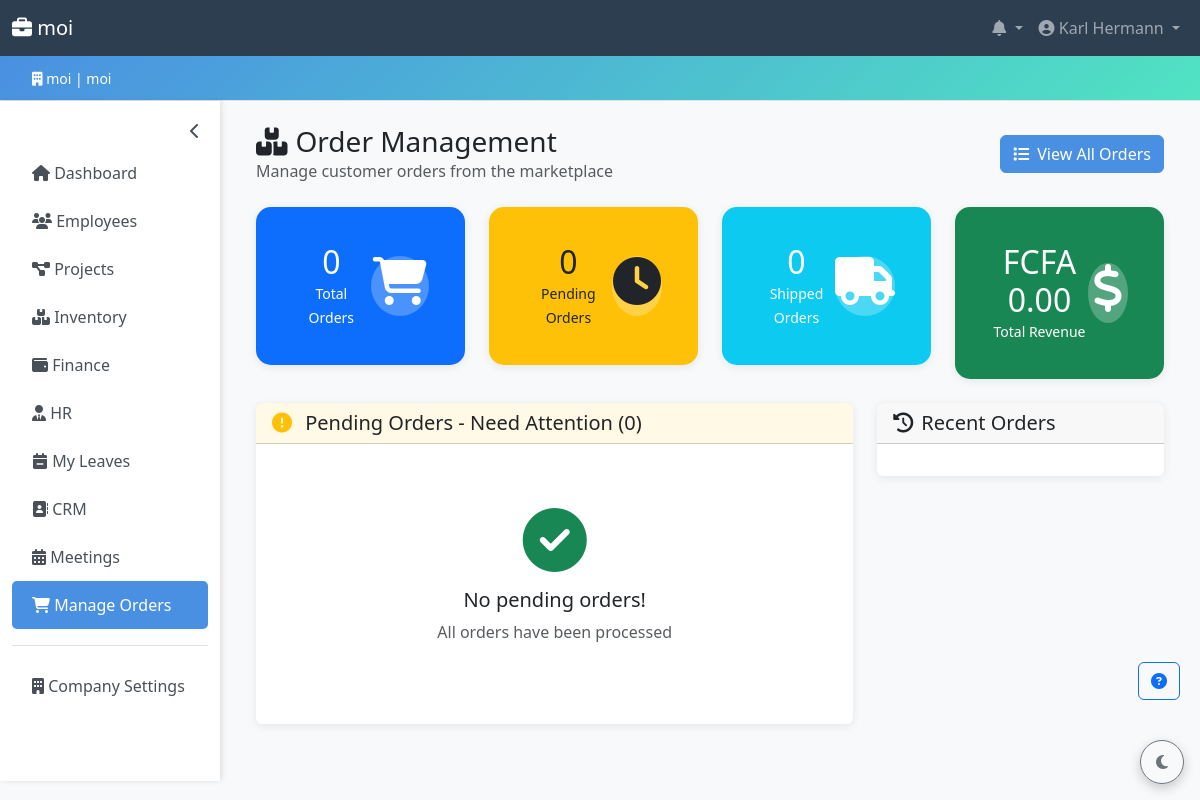
The page /marketplace/admin/orders/ (signed in) on the database as committed earlier.
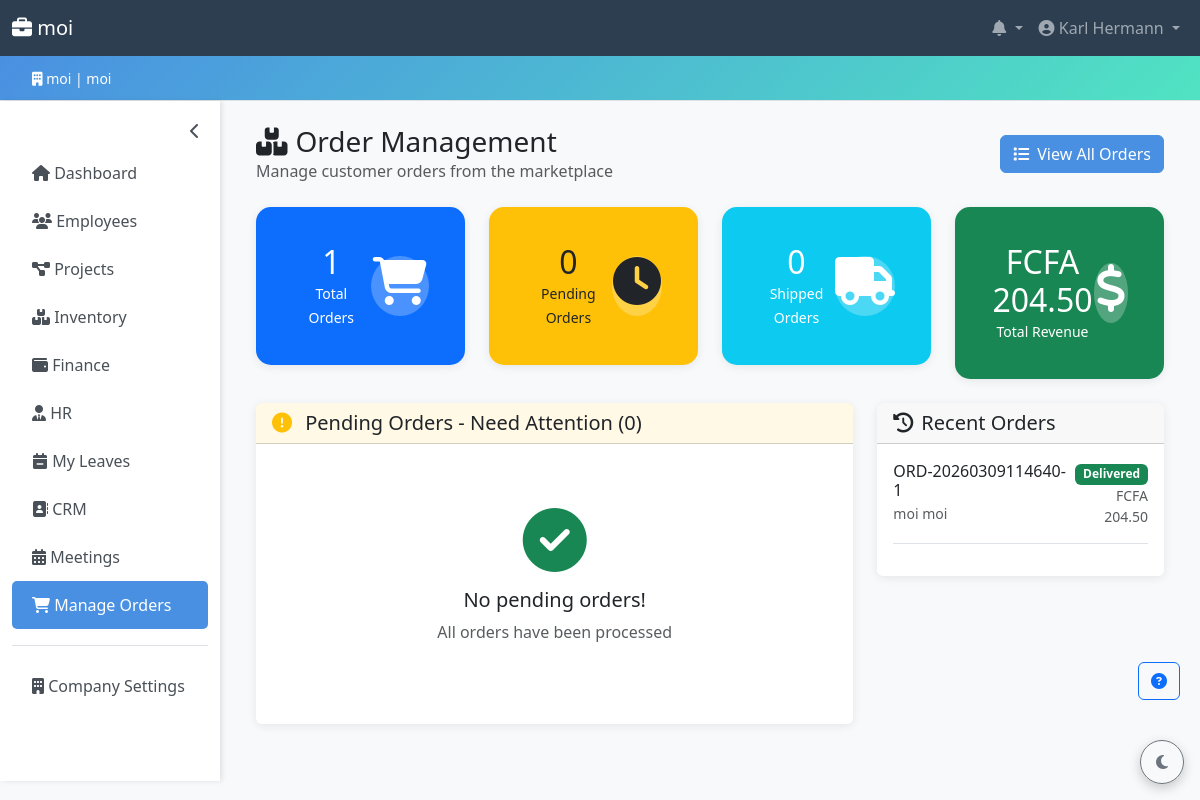
The same page on the database as committed later.
### marketplace/models.py (models this page shows, shortened)
class Order(models.Model):
    STATUS_CHOICES = [
        ('pending', 'Pending'),
        ('confirmed', 'Confirmed'),
        ('processing', 'Processing'),
        ('shipped', 'Shipped'),
        ('delivered', 'Delivered'),
        ('cancelled', 'Cancelled'),
    ]
    PAYMENT_STATUS_CHOICES = [
        ('pending', 'Pending'),
        ('paid', 'Paid'),
        ('refunded', 'Refunded'),
        ('failed', 'Failed'),
    ]
    FINANCE_SYNC_STATUS_CHOICES = [
        ('pending', 'Pending'),
        ('posted', 'Posted'),
        ('reversed', 'Reversed'),
        ('failed', 'Failed'),
    ]
    order_number = models.CharField(max_length=50, unique=True)
    client = models.ForeignKey(Client, on_delete=models.CASCADE, related_name='orders')
    company = models.ForeignKey(Company, on_delete=models.CASCADE, related_name='marketplace_orders')
    status = models.CharField(max_length=20, choices=STATUS_CHOICES, default='pending')
    payment_status = models.CharField(max_length=20, choices=PAYMENT_STATUS_CHOICES, default='pending')
    finance_sync_status = models.CharField(
        max_length=20,
        choices=FINANCE_SYNC_STATUS_CHOICES,
        default='pending',
    )
    finance_journal_entry = models.ForeignKey(
        'finance.JournalEntry',
        on_delete=models.SET_NULL,
        null=True,
        blank=True,
        related_name='marketplace_orders',
    )
    finance_reversal_journal_entry = models.ForeignKey(
        'finance.JournalEntry',
        on_delete=models.SET_NULL,
        null=True,
        blank=True,
        related_name='marketplace_reversals',
    )
    finance_synced_at = models.DateTimeField(null=True, blank=True)
    finance_reversed_at = models.DateTimeField(null=True, blank=True)
    finance_sync_error = models.TextField(blank=True)
    subtotal = models.DecimalField(max_digits=10, decimal_places=2)
    tax = models.DecimalField(max_digits=10, decimal_places=2, default=0)
    shipping = models.DecimalField(max_digits=10, decimal_places=2, default=0)
    total = models.DecimalField(max_digits=10, decimal_places=2)
    shipping_address = models.TextField()
    shipping_city = models.CharField(max_length=100)
    shipping_country = models.CharField(max_length=100)
    shipping_phone = models.CharField(max_length=20)
    created_at = models.DateTimeField(auto_now_add=True)
    updated_at = models.DateTimeField(auto_now=True)
    confirmed_at = models.DateTimeField(null=True, blank=True)
    shipped_at = models.DateTimeField(null=True, blank=True)
    delivered_at = models.DateTimeField(null=True, blank=True)
    notes = models.TextField(blank=True)
    class Meta:
        ordering = ['-created_at']

class Client(models.Model):
    email = models.EmailField(unique=True)
    password = models.CharField(max_length=128)  # Will be hashed
    first_name = models.CharField(max_length=100)
    last_name = models.CharField(max_length=100)
    phone = models.CharField(max_length=20, blank=True)
    address = models.TextField(blank=True)
    city = models.CharField(max_length=100, blank=True)
    country = models.CharField(max_length=100, blank=True)
    postal_code = models.CharField(max_length=20, blank=True)
    is_active = models.BooleanField(default=True)
    created_at = models.DateTimeField(auto_now_add=True)
    updated_at = models.DateTimeField(auto_now=True)
    class Meta:
        ordering = ['-created_at']
    def get_full_name(self):
        return f"{self.first_name} {self.last_name}"

### marketplace/admin_views.py (the view)
# urls.py: path('admin/orders/', admin_views.admin_order_dashboard, name='admin_order_dashboard'),
@login_required
@company_admin_required
def admin_order_dashboard(request):
    company = request.user.company
    orders = Order.objects.filter(company=company).select_related('client')
    total_orders = orders.count()
    pending_orders = orders.filter(status='pending').count()
    confirmed_orders = orders.filter(status='confirmed').count()
    shipped_orders = orders.filter(status='shipped').count()
    delivered_orders = orders.filter(status='delivered').count()
    total_revenue = orders.filter(payment_status='paid').aggregate(
        total=Sum('total')
    )['total'] or 0
    pending_revenue = orders.filter(
        status__in=['pending', 'confirmed'],
        payment_status='pending'
    ).aggregate(total=Sum('total'))['total'] or 0
    recent_orders = orders.order_by('-created_at')[:10]
    pending_order_list = orders.filter(status='pending').order_by('-created_at')
    context = {
        'total_orders': total_orders,
        'pending_orders': pending_orders,
        'confirmed_orders': confirmed_orders,
        'shipped_orders': shipped_orders,
        'delivered_orders': delivered_orders,
        'total_revenue': total_revenue,
        'pending_revenue': pending_revenue,
        'recent_orders': recent_orders,
        'pending_order_list': pending_order_list,
    }
    return render(request, 'marketplace/admin/order_dashboard.html', context)

### accounts/context_processors.py (called while the page is built)
def company_context(request: HttpRequest) -> dict:
    company = None
    is_company_admin = False
    user_role = ''
    unread_notifications = 0
    user = getattr(request, 'user', None)
    if user and user.is_authenticated:
        company = user.company
        is_company_admin = user.is_company_admin
        user_role = user.role
        unread_notifications = Notification.objects.filter(
            user=user,
            is_read=False
        ).count()
    return {
        'company': company,
        'is_company_admin': is_company_admin,
        'user_role': user_role,
        'unread_notifications': unread_notifications,
    }

### accounts/models.py (called while the page is built)
    def get_full_name(self) -> str:
        return f'{self.first_name} {self.last_name}'.strip() or self.email

### accounts/templatetags/role_tags.py (called while the page is built)
@register.filter(name='has_role')
def has_role(user, roles_str):
    if not user or not user.is_authenticated:
        return False
    if user.is_superuser:
        return True
    allowed = {r.strip() for r in roles_str.split(',')}
    return user.role in allowed

### templates/marketplace/admin/order_dashboard.html (shortened to what the changed rows need)
{% extends 'base.html' %}
{% load static %}
{% block content %}
<div class="container-fluid">
    <div class="d-flex justify-content-between align-items-center mb-4">
        <div>
            <h1 class="h3 mb-0"><i class="fas fa-boxes me-2"></i>Order Management</h1>
        </div>
    </div>
    <div class="row mb-4">
        <div class="col-md-3">
            <div class="card stat-card bg-primary text-white">
                <div class="card-body">
                    <div class="d-flex justify-content-between align-items-center">
                        <div>
                            <h2 class="mb-0">{{ total_orders }}</h2>
                            <small>Total Orders</small>
                        </div>
                    </div>
                </div>
            </div>
        </div>
        <div class="col-md-3">
            <div class="card stat-card bg-warning text-dark">
                <div class="card-body">
                    <div class="d-flex justify-content-between align-items-center">
                        <div>
                            <h2 class="mb-0">{{ pending_orders }}</h2>
                        </div>
                    </div>
                </div>
            </div>
        </div>
        <div class="col-md-3">
            <div class="card stat-card bg-info text-white">
                <div class="card-body">
                    <div class="d-flex justify-content-between align-items-center">
                        <div>
                            <h2 class="mb-0">{{ shipped_orders }}</h2>
                        </div>
                    </div>
                </div>
            </div>
        </div>
        <div class="col-md-3">
            <div class="card stat-card bg-success text-white">
                <div class="card-body">
                    <div class="d-flex justify-content-between align-items-center">
                        <div>
                            <h2 class="mb-0">FCFA {{ total_revenue|floatformat:2 }}</h2>
                            <small>Total Revenue</small>
                        </div>
                    </div>
                </div>
            </div>
        </div>
    </div>
    <div class="row">
        <div class="col-lg-4">
            <div class="card">
                <div class="card-body">
                    {% for order in recent_orders %}
                    <div class="d-flex justify-content-between align-items-center mb-3 pb-3 border-bottom">
                        <div>
                            <h6 class="mb-0">{{ order.order_number }}</h6>
                            <small class="text-muted">{{ order.client.get_full_name }}</small>
                        </div>
                        <div class="text-end">
                            <span class="badge
                                {% if order.status == 'pending' %}bg-warning
                                {% elif order.status == 'confirmed' %}bg-info
                                {% elif order.status == 'shipped' %}bg-primary
                                {% elif order.status == 'delivered' %}bg-success
                                {% else %}bg-secondary{% endif %}">
                                {{ order.get_status_display }}
                            </span>
                            <div class="small text-muted">FCFA {{ order.total|floatformat:2 }}</div>
                        </div>
                    </div>
                    {% endfor %}
                </div>
            </div>
        </div>
    </div>
</div>
{% endblock %}

Rows that differ between the two databases and show on the page:
now on this page (row edited): Order: order_number "ORD-20260309114640-1", client.get_full_name "moi moi", status "Delivered", total "204.50"
Other text that changed with them:
{{ total_orders }}: "0" → "1"
{{ total_revenue|floatformat:2 }}: "0.00" → "204.50"
